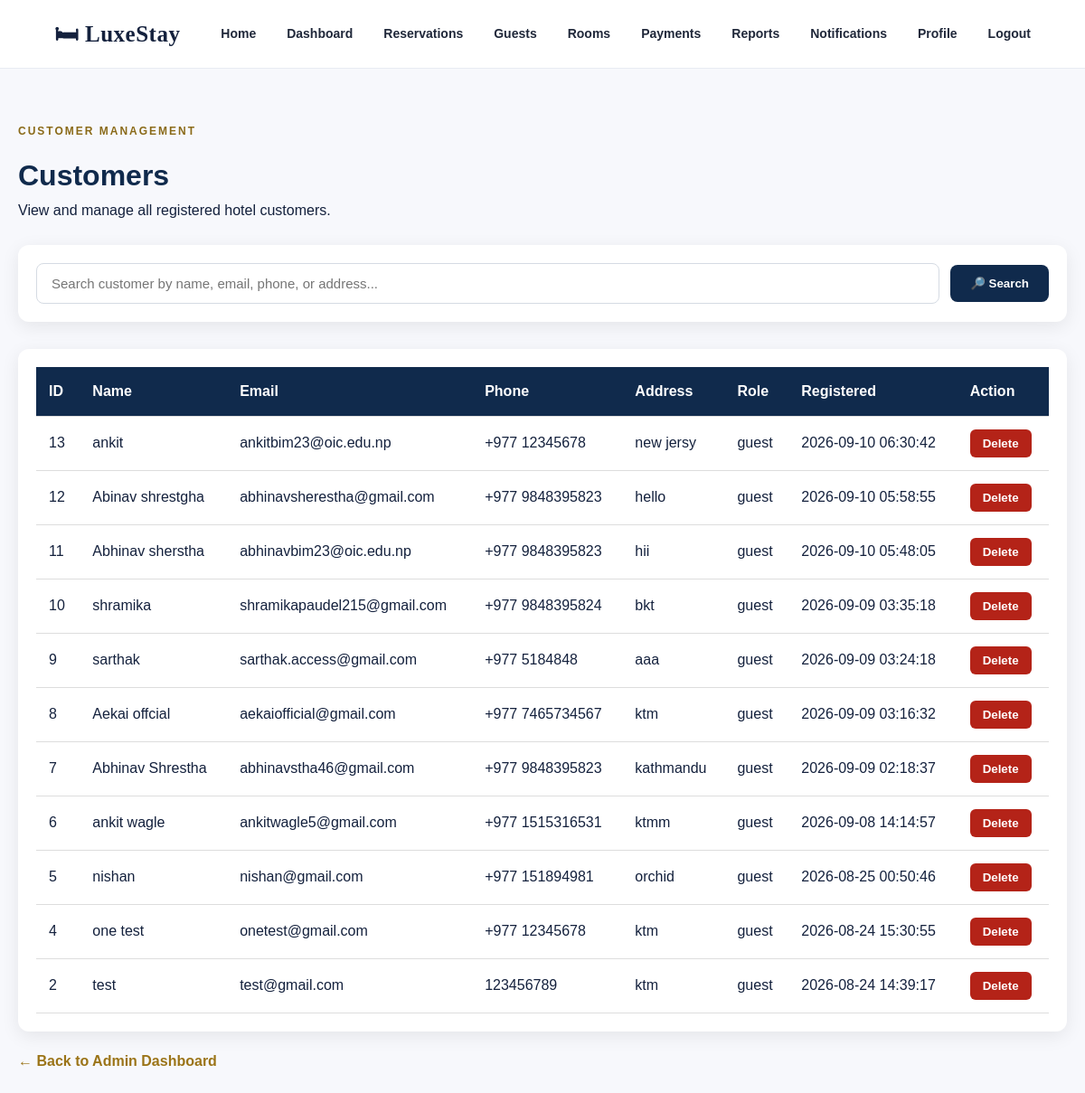
/views/admin/customers.php (signed in), run on the app's committed database.
### tables this page shows
CREATE TABLE IF NOT EXISTS `users` (
  `id` int NOT NULL AUTO_INCREMENT,
  `name` varchar(100) NOT NULL,
  `email` varchar(150) NOT NULL,
  `phone` varchar(30) DEFAULT NULL,
  `address` text,
  `password` varchar(255) NOT NULL,
  `role` enum('admin','guest') NOT NULL,
  `created_at` timestamp NULL DEFAULT CURRENT_TIMESTAMP,
  `deleted_at` datetime DEFAULT NULL,
  PRIMARY KEY (`id`),
  UNIQUE KEY `email` (`email`)
);

### views/admin/customers.php (the view, shortened to what this page needs)
<?php
$db = Database::connect();
$search = trim($_GET['search'] ?? '');
if ($search !== '') {
    $customerStmt = $db->prepare("
        SELECT
            id,
            name,
            email,
            phone,
            address,
            role,
            created_at
        FROM users
        WHERE role = 'guest'
          AND deleted_at IS NULL
          AND (
                name LIKE ?
                OR email LIKE ?
                OR phone LIKE ?
                OR address LIKE ?
          )
        ORDER BY id DESC
    ");
    $searchTerm = '%' . $search . '%';
    $customerStmt->execute([
        $searchTerm,
        $searchTerm,
        $searchTerm,
        $searchTerm
    ]);
} else {
    $customerStmt = $db->prepare("
        SELECT
            id,
            name,
            email,
            phone,
            address,
            role,
            created_at
        FROM users
        WHERE role = 'guest'
          AND deleted_at IS NULL
        ORDER BY id DESC
    ");
    $customerStmt->execute();
}
$customers = $customerStmt->fetchAll(PDO::FETCH_ASSOC);
?>
<!DOCTYPE html>
<html lang="en">
<head>
<link
    rel="stylesheet"
    href="/public/css/style.css"
>
</head>
<body>
<header>
    <div class="logo">
        <a
            href="/index.php"
            style="
                color: inherit;
                text-decoration: none;
            "
        >
            🛏 LuxeStay
        </a>
    </div>
    <nav>
        <a href="/index.php">
            Home
        </a>
        <a href="/views/admin/index.php">
            Dashboard
        </a>
        <a href="/views/admin/reservations.php">
            Reservations
        </a>
        <a href="/views/admin/customers.php">
            Guests
        </a>
        <a href="/views/admin/rooms.php">
            Rooms
        </a>
        <a href="/views/admin/payments.php">
            Payments
        </a>
        <a href="/views/admin/reports.php">
            Reports
        </a>
        <a href="/views/notifications/index.php">
            Notifications
        </a>
        <a href="/views/customers/profile.php">
            Profile
        </a>
        <a href="/logout.php">
            Logout
        </a>
    </nav>
</header>
<main class="admin-page">
<p class="eyebrow">
    CUSTOMER MANAGEMENT
</p>
<h1>
    Customers
</h1>
<p>
    View and manage all registered hotel customers.
</p>
<section class="customer-search">
    <form
        method="GET"
        action="/views/admin/customers.php"
        class="search-form"
    >
        <input
            type="search"
            name="search"
            class="search-input"
            placeholder="Search customer by name, email, phone, or address..."
            value="<?= htmlspecialchars($search) ?>"
            autocomplete="off"
        >
        <button
            type="submit"
            class="search-button"
        >
            🔎 Search
        </button>
    </form>
</section>
<div class="table-container">
    <table>
        <thead>
            <tr>
                <th>ID</th>
                <th>Name</th>
                <th>Email</th>
                <th>Phone</th>
                <th>Address</th>
                <th>Role</th>
                <th>Registered</th>
                <th>Action</th>
            </tr>
        </thead>
        <tbody>
        <?php if (!$customers): ?>
            <tr>
                <td
                    colspan="8"
                    class="empty"
                >
                    <?php if ($search !== ''): ?>
                        No customers matched
                        "<strong>
                            <?= htmlspecialchars($search) ?>
                        </strong>".
                    <?php else: ?>
                        No customers found.
                    <?php endif; ?>
                </td>
            </tr>
        <?php else: ?>
            <?php foreach ($customers as $customer): ?>
                <tr>
                    <td>
                        <?= htmlspecialchars(
                            $customer['id']
                        ) ?>
                    </td>
                    <td>
                        <?= htmlspecialchars(
                            $customer['name']
                        ) ?>
                    </td>
                    <td>
                        <?= htmlspecialchars(
                            $customer['email']
                        ) ?>
                    </td>
                    <td>
                        <?= htmlspecialchars(
                            $customer['phone'] ?? '-'
                        ) ?>
                    </td>
                    <td>
                        <?= htmlspecialchars(
                            $customer['address'] ?? '-'
                        ) ?>
                    </td>
                    <td>
                        <?= htmlspecialchars(
                            $customer['role']
                        ) ?>
                    </td>
                    <td>
                        <?= htmlspecialchars(
                            $customer['created_at']
                        ) ?>
                    </td>
                    <td>
                        <form
                            method="POST"
                            onsubmit="return confirm(
                                'Are you sure you want to delete this customer?'
                            );"
                        >
                            <button
                                type="submit"
                                name="delete_customer"
                                class="delete-button"
                            >
                                Delete
                            </button>
                        </form>
                    </td>
                </tr>
            <?php endforeach; ?>
        <?php endif; ?>
        </tbody>
    </table>
</div>
<a
    class="back"
    href="/views/admin/index.php"
>
    ← Back to Admin Dashboard
</a>
</main>
</body>
</html>

### public/css/style.css (style rules this page uses)
* { margin: 0; padding: 0; box-sizing: border-box; }
html { scroll-behavior: smooth; }
body { font-family: Arial, Helvetica, sans-serif; background: #f7f8fc; color: #14213d; line-height: 1.6; }
header { height: 76px; background: #ffffff; display: flex; align-items: center; justify-content: space-between; padding: 0 5%; border-bottom: 1px solid #e8ebf2; position: relative; z-index: 10; }
.logo { font-family: Georgia, "Times New Roman", serif; font-size: 25px; font-weight: 700; color: #14213d; letter-spacing: 0.5px; }
nav { display: flex; align-items: center; gap: 34px; }
nav a { text-decoration: none; color: #20283a; font-size: 14px; font-weight: 600; transition: 0.25s ease; }
.eyebrow { color: #8a6a18; font-size: 12px; font-weight: 700; letter-spacing: 2px; margin-bottom: 14px; }

### views/admin/customers.php (style rules this page uses)
.admin-page { max-width: 1300px; margin: 40px auto; padding: 20px; }
.admin-page h1 { color: #102a4c; }
.customer-search { margin-top: 25px; background: #ffffff; padding: 20px; border-radius: 12px; box-shadow: 0 5px 20px rgba(0, 0, 0, .08); }
.search-form { display: flex; gap: 12px; align-items: center; }
.search-input { flex: 1; min-width: 0; padding: 13px 16px; border: 1px solid #d5dbe3; border-radius: 8px; font-size: 15px; outline: none; transition: border-color .2s ease, box-shadow .2s ease; }
.search-button { background: #102a4c; color: #ffffff; border: none; padding: 13px 22px; border-radius: 8px; cursor: pointer; font-weight: 700; white-space: nowrap; }
.table-container { margin-top: 30px; background: white; padding: 20px; border-radius: 12px; box-shadow: 0 5px 20px rgba(0, 0, 0, .08); overflow-x: auto; }
table { width: 100%; border-collapse: collapse; }
th, td { padding: 14px; text-align: left; border-bottom: 1px solid #ddd; }
th { background: #102a4c; color: white; }
.delete-button { background: #b42318; color: white; border: none; padding: 8px 14px; border-radius: 6px; cursor: pointer; font-weight: 600; }
.back { display: inline-block; margin-top: 20px; color: #9b7418; font-weight: bold; text-decoration: none; }

### data on the page
users: id "13", name "ankit", email "ankitbim23@oic.edu.np", phone "+977 12345678", address "new jersy", role "guest", created_at "2026-09-10 06:30:42"
users: id "12", name "Abinav shrestgha", email "abhinavsherestha@gmail.com", phone "+977 9848395823", address "hello", role "guest", created_at "2026-09-10 05:58:55"
users: id "11", name "Abhinav sherstha", email "abhinavbim23@oic.edu.np", phone "+977 9848395823", address "hii", role "guest", created_at "2026-09-10 05:48:05"
users: id "10", name "shramika", email "shramikapaudel215@gmail.com", phone "+977 9848395824", address "bkt", role "guest", created_at "2026-09-09 03:35:18"
users: id "9", name "sarthak", email "sarthak.access@gmail.com", phone "+977 5184848", address "aaa", role "guest", created_at "2026-09-09 03:24:18"
users: id "8", name "Aekai offcial", email "aekaiofficial@gmail.com", phone "+977 7465734567", address "ktm", role "guest", created_at "2026-09-09 03:16:32"
users: id "7", name "Abhinav Shrestha", email "abhinavstha46@gmail.com", phone "+977 9848395823", address "kathmandu", role "guest", created_at "2026-09-09 02:18:37"
users: id "6", name "ankit wagle", email "ankitwagle5@gmail.com", phone "+977 1515316531", address "ktmm", role "guest", created_at "2026-09-08 14:14:57"
users: id "5", name "nishan", email "nishan@gmail.com", phone "+977 151894981", address "orchid", role "guest", created_at "2026-08-25 00:50:46"
users: id "4", name "one test", email "onetest@gmail.com", phone "+977 12345678", address "ktm", role "guest", created_at "2026-08-24 15:30:55"
users: id "2", name "test", email "test@gmail.com", phone "123456789", address "ktm", role "guest", created_at "2026-08-24 14:39:17"
